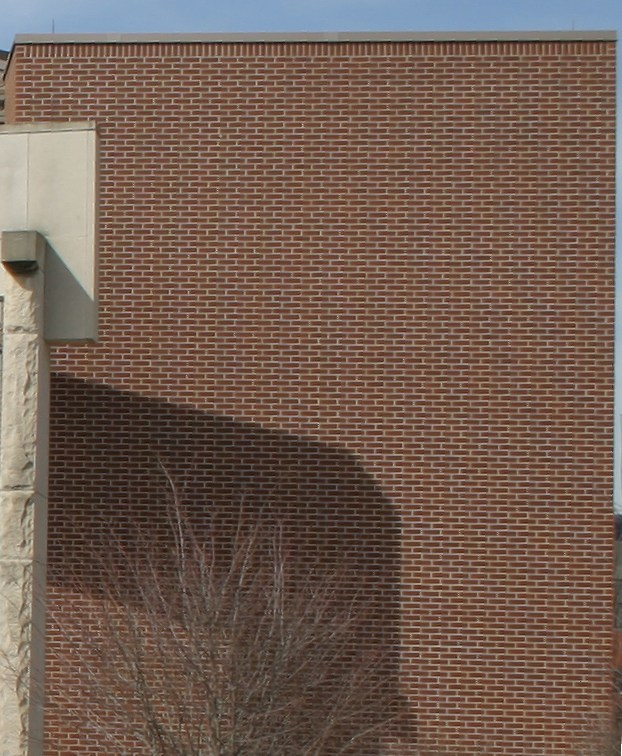
#> input picture Data Science 2020/lab04/Aliasing.png, 622 x 756 px
$ python lab04.py
#> lines starting #> are read from the running program, lines starting #| are printed output that depends on the picture; after the words box and inside, x2 and y2 are one past the last pixel; in counts of white or black regions, pixels touching at a corner belong together
# -*- coding: utf-8 -*-
"""
Created on Tue Mar 31 04:13:55 2020

@author: Judyta Gogolewska
"""
import numpy as np
import matplotlib.pyplot as plt
import matplotlib.image as mpimg
import pandas as pd
import scipy.stats as st

#DYSKRETYZACJA
def dyskretyzacja(czestotliwosc_sygnalu, czestotliwosc_probkowania):
    t=np.linspace(0,1,czestotliwosc_probkowania);
    s=np.sin(2*np.pi*t*czestotliwosc_sygnalu);
    return (t,s);
plt.figure()
(x,y)=dyskretyzacja(10,10);
plt.plot(x,y)
plt.figure()
(x,y)=dyskretyzacja(10,21);
plt.plot(x,y)
plt.figure()
(x,y)=dyskretyzacja(10,30);
plt.plot(x,y)
plt.figure()
(x,y)=dyskretyzacja(10,45);
plt.plot(x,y)
plt.figure()
(x,y)=dyskretyzacja(10,50);
plt.plot(x,y)
plt.figure()
(x,y)=dyskretyzacja(10,100);
plt.plot(x,y)
plt.figure()
(x,y)=dyskretyzacja(10,150);
plt.plot(x,y)
plt.figure()
(x,y)=dyskretyzacja(10,200);
plt.plot(x,y)
plt.figure()
(x,y)=dyskretyzacja(10,250);
plt.plot(x,y)
plt.figure()
(x,y)=dyskretyzacja(10,1000);
plt.plot(x,y)
#Twierdzenie o próbkowaniu, twierdzenie Nyquista-Shannona
#Aliasing
methods = [None, 'none', 'nearest', 'bilinear', 'bicubic', 'spline16',
           'spline36', 'hanning', 'hamming', 'hermite', 'kaiser', 'quadric',
           'catrom', 'gaussian', 'bessel', 'mitchell', 'sinc', 'lanczos']

#Fixing random state for reproducibility
np.random.seed(19680801)

grid = mpimg.imread('Aliasing.png')
#> grid is the input picture: shape (756, 622, 3) float32; mean R, G, B 0.448, 0.366, 0.32

fig, axs = plt.subplots(nrows=3, ncols=6, figsize=(9, 6),
                        subplot_kw={'xticks': [], 'yticks': []})

for ax, interp_method in zip(axs.flat, methods):
    ax.imshow(grid, interpolation=interp_method, cmap='viridis')
    ax.set_title(str(interp_method))

plt.tight_layout()
plt.show()
#> figure, not shown here; curve peaks at x = 0.222, y = 0.985
#> figure, not shown here; curve peaks at x = 0.95, y = 5.88e-15
#> figure, not shown here; curve peaks at x = 0.724, y = 0.999
#> figure, not shown here; curve peaks at x = 0.0227, y = 0.99
#> figure, not shown here; curve peaks at x = 0.224, y = 0.999
#> figure, not shown here; curve peaks at x = 0.525, y = 1
#> figure, not shown here; curve peaks at x = 0.725, y = 1
#> figure, not shown here; curve peaks at x = 0.0251, y = 1
#> figure, not shown here; curve peaks at x = 0.225, y = 1
#> figure, not shown here; curve peaks at x = 0.025, y = 1


#KWANTYZACJA

img = mpimg.imread('Aliasing.png')
print(img.shape)
#| (756, 622, 3)
print(img.shape[2])
#| 3
r, g, b = img[:,:,0], img[:,:,1], img[:,:,2]
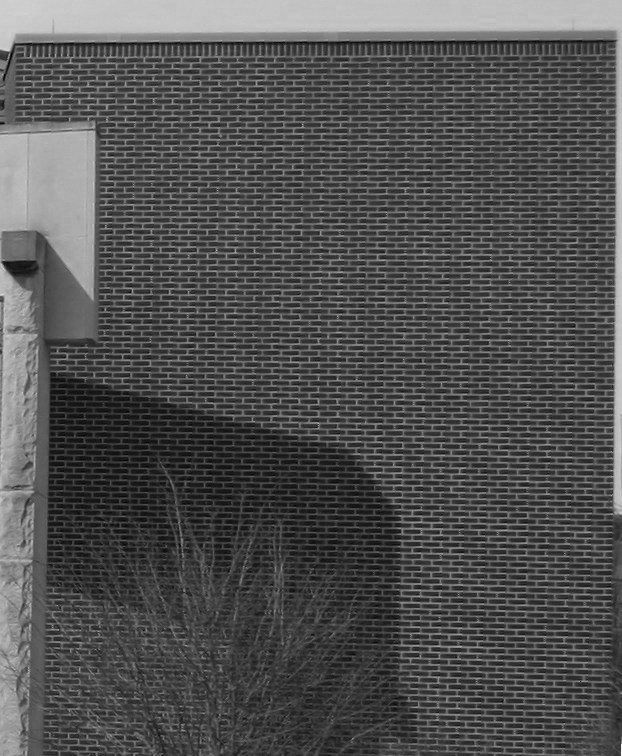
#> b: shape (756, 622) float32; min 0, max 0.98, mean 0.319
#Wyznaczenie jasności piksel
gray1=(np.maximum(r,np.maximum(g,b))+np.minimum(r,np.minimum(g,b)))/2;
gray1=(gray1*255).astype(int)
plt.figure()
plt.imshow(gray1, cmap='gray', vmin=0, vmax=255)
#Uśrednienie wartości piksela
gray2=(r+g+b)/3
gray2=(gray2*255).astype(int)
plt.figure()
plt.imshow(gray2, cmap='gray', vmin=0, vmax=255)
#Wyznaczenie luminancji piksela
gray3=0.21 *r+0.72 * g + 0.07 * b
gray3=(gray3*255).astype(int)
plt.figure()
plt.imshow(gray3, cmap='gray', vmin=0, vmax=255)
plt.figure()
plt.hist(gray1.flatten(),256)
plt.figure()
plt.hist(gray2.flatten(),256)
plt.figure()
plt.hist(gray3.flatten(),256)

plt.figure()
plt.hist(gray1.flatten(),bins=16)
gray16=(gray1/16).astype(int)*16+8
plt.figure()
plt.imshow(gray16, cmap='gray', vmin=0, vmax=255)

#BINARYZACJA
def OTSU(histogram):
    suma=sum(histogram);
    procent=histogram/suma;
    pob=np.zeros(256)
    a=0;
    ptla=np.zeros(256)
    for x in range(0,255):
        pob[x]=a+procent[x];
        ptla[x]=1-pob[x];
        a=a+procent[x];
    uob=np.zeros(256)
    utla=np.zeros(256)
    for x in range(0,255):
        a=0;
        b=0;
        for k in range(0,x):
            a=a+k*procent[k];
        for k in range(x+1,255):
            b=b+k*procent[k];
        uob[x]=a/pob[x];
        utla[x]=b/ptla[x];
    maks=0;
    for tt in range(0,255):
        new=pob[tt]*ptla[tt]*(uob[tt]-utla[tt])*(uob[tt]-utla[tt]);
        if new>maks:
            maks=new;
            t=tt;
    return t;
img2 = mpimg.imread('Binaryzacja.png')
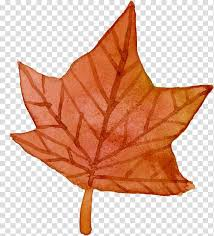
#> input picture Data Science 2020/lab04/Binaryzacja.png, 214 x 236 px
#> img2 is the input picture: shape (236, 214, 4) float32; mean R, G, B, A 0.867, 0.695, 0.614, 1
r, g, b = img2[:,:,0], img2[:,:,1], img2[:,:,2]
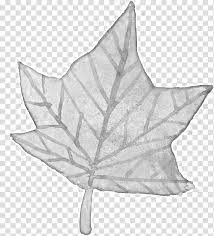
#> r: shape (236, 214) float32; min 0.302, max 1, mean 0.867
#> g: shape (236, 214) float32
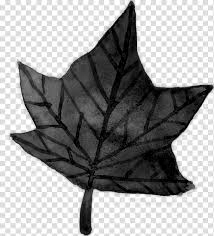
#> b: shape (236, 214) float32; min 0, max 1, mean 0.614
gBin=0.21 *r+0.72 * g + 0.07 * b
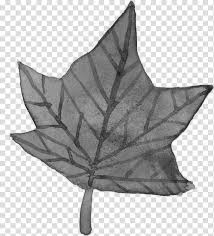
#> gBin: shape (236, 214) float32; min 0.0747, max 1, mean 0.725
gBin=(gBin*255).astype(int)
plt.figure()
plt.imshow(gBin, cmap='gray', vmin=0, vmax=255)
plt.figure()
plt.hist(gBin.flatten(),256)
hist,bins_edges=np.histogram(gBin.flatten(),256)
#> hist = 256 values, max 4109 at index 255, min 0 at index 1, mean 197.3; bins_edges = 257 values from 19 to 255
treshold=OTSU(hist)
#> in OTSU, `suma=sum(histogram);`: suma = 50504
#> in OTSU, `procent=histogram/suma;`: procent = 256 values, max 0.0814 at index 255, min 0 at index 1, mean 0.00391
#> the loop in OTSU, `for x in range(0,255):` made 255 passes
#> after the loop in OTSU, `for x in range(0,255):`: a = 0.919; pob = 256 values, max 0.919 at index 254, min 0 at index 255, mean 0.296; ptla = 256 values, max 1 at index 0, min 0 at index 255, mean 0.7
#> after the loop in OTSU, `for x in range(0,255):`: uob = 256 values, max 164.4 at index 254, min 0 at index 0, mean 79.41; utla = 256 values, max 199.7 at index 199, min 0 at index 254, mean 177.6
#> the loop in OTSU, `for tt in range(0,255):` made 255 passes
#> (new, maks) on passes 1, 4, 5, 7, 8, 9, 10, 11, 12, 14, 15, 16: (0.497, 0.497), (1.49, 1.49), (1.95, 1.95), (3.91, 3.91), (4.76, 4.76), (6.66, 6.66), (7.45, 7.45), (7.84, 7.84), (9.27, 9.27), (10.56, 10.56), (11.81, 11.81), (15.03, 15.03)
#> new on passes 2, 3, 6, 13, 26, 39: 0.497, 0.497, 1.92, 9.07, 39.54, 111.3
#> after the loop in OTSU, `for tt in range(0,255):`: maks = 2420.9; t = 139
#> treshold = 139
print (treshold)
#| 139
gBin[gBin<=treshold]=0;
gBin[gBin>treshold]=1;
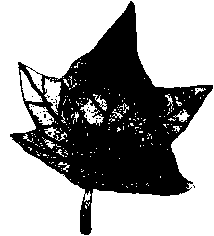
#> gBin: shape (236, 214) int64; values 0 (black) and 1 (white), 63.4% white; 27 black regions (26 under 20 px), largest, box (x1, y1, x2, y2) and area: (10, 1, 213, 235) 18422
plt.figure()
plt.imshow(gBin, cmap='gray', vmin=0, vmax=1)
#> figure, not shown here; tallest bar 9893 high, from x = 74.23 to 75.19
#> figure, not shown here; tallest bar 10105 high, from x = 71.11 to 72.09
#> figure, not shown here; tallest bar 10048 high, from x = 71.63 to 72.61
#> figure, not shown here; tallest bar 128897 high, from x = 67.5 to 82.88
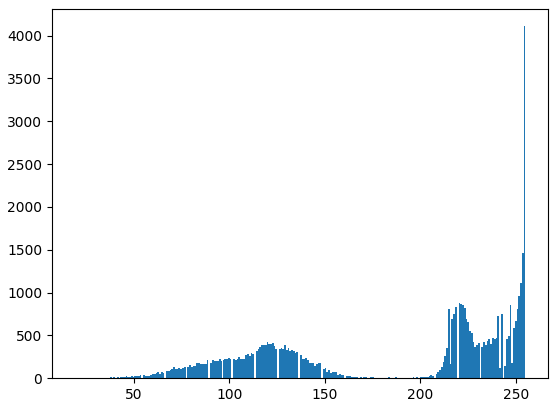
#> figure drawn by matplotlib, 1 panel; tallest bar 4109 high, from x = 254.1 to 255
